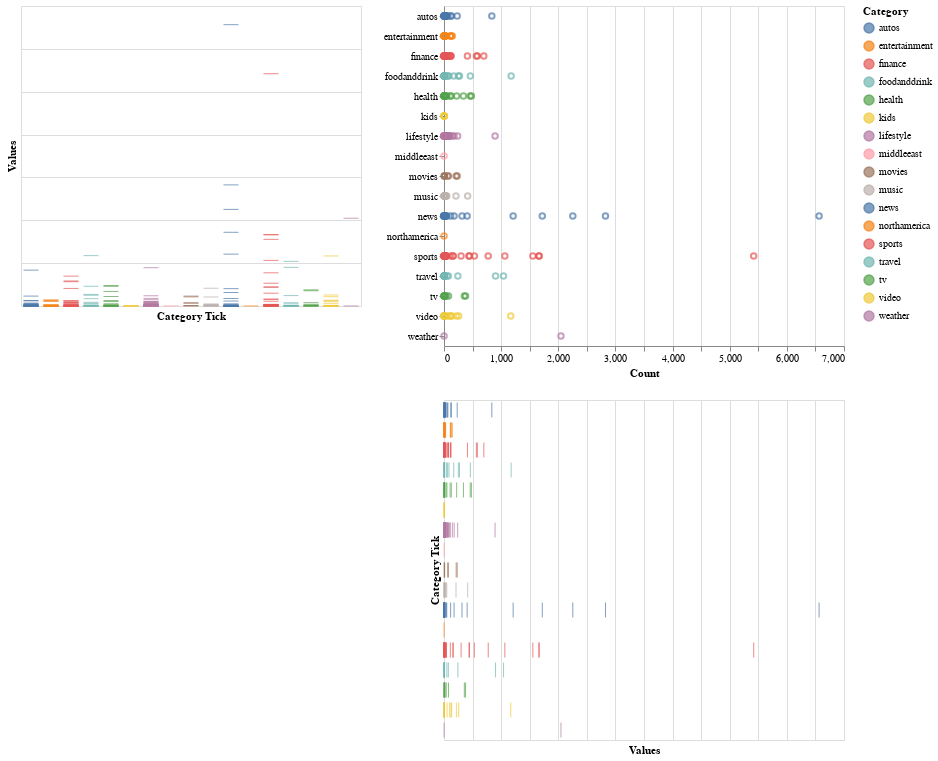

Notebook cell for this chart:
### Code cell
brush = alt.selection(type='interval')
base = alt.Chart(cate_count_df).add_selection(brush)

# Configure the points
points = base.mark_point().encode(
    x=alt.X('Values', title='Count'),
    y=alt.Y('Category', title=''),
    color=alt.condition(brush, 'Category', alt.value('grey'))
)

# Configure the ticks
tick_axis = alt.Axis(labels=False, domain=False, ticks=False)

x_ticks = base.mark_tick().encode(
    alt.X('Values', axis=tick_axis),
    alt.Y('Category', title='Category Tick', axis=tick_axis),
    color=alt.condition(brush, 'Category', alt.value('lightgrey'))
)

y_ticks = base.mark_tick().encode(
    alt.X('Category', title='Category Tick', axis=tick_axis),
    alt.Y('Values', axis=tick_axis),
    color=alt.condition(brush, 'Category', alt.value('lightgrey'))
)

# Build the chart
y_ticks | (points & x_ticks)

### Figure 1 — Vega-Lite specification as saved in the notebook (floating-point values rounded to 4 significant figures; data arrays with more than 128 entries replaced by an {"elided": "..."} marker saying what was removed)
{"config": {"view": {"continuousWidth": 400, "continuousHeight": 300}}, "hconcat": [{"mark": "tick", "encoding": {"color": {"condition": {"type": "nominal", "field": "Category", "selection": "selector002"}, "value": "lightgrey"}, "x": {"type": "nominal", "axis": {"domain": false, "labels": false, "ticks": false}, "field": "Category", "title": "Category Tick"}, "y": {"type": "quantitative", "axis": {"domain": false, "labels": false, "ticks": false}, "field": "Values"}}, "selection": {"selector002": {"type": "interval"}}}, {"vconcat": [{"mark": "point", "encoding": {"color": {"condition": {"type": "nominal", "field": "Category", "selection": "selector002"}, "value": "grey"}, "x": {"type": "quantitative", "field": "Values", "title": "Count"}, "y": {"type": "nominal", "field": "Category", "title": ""}}, "selection": {"selector002": {"type": "interval"}}}, {"mark": "tick", "encoding": {"color": {"condition": {"type": "nominal", "field": "Category", "selection": "selector002"}, "value": "lightgrey"}, "x": {"type": "quantitative", "axis": {"domain": false, "labels": false, "ticks": false}, "field": "Values"}, "y": {"type": "nominal", "axis": {"domain": false, "labels": false, "ticks": false}, "field": "Category", "title": "Category Tick"}}, "selection": {"selector002": {"type": "interval"}}}]}], "data": {"name": "data-7cec4d7c0a8e047af2273d5672be696f"}, "$schema": "https://vega.github.io/schema/vega-lite/v4.8.1.json", "datasets": {"data-7cec4d7c0a8e047af2273d5672be696f": {"elided": "283 records"}}}
